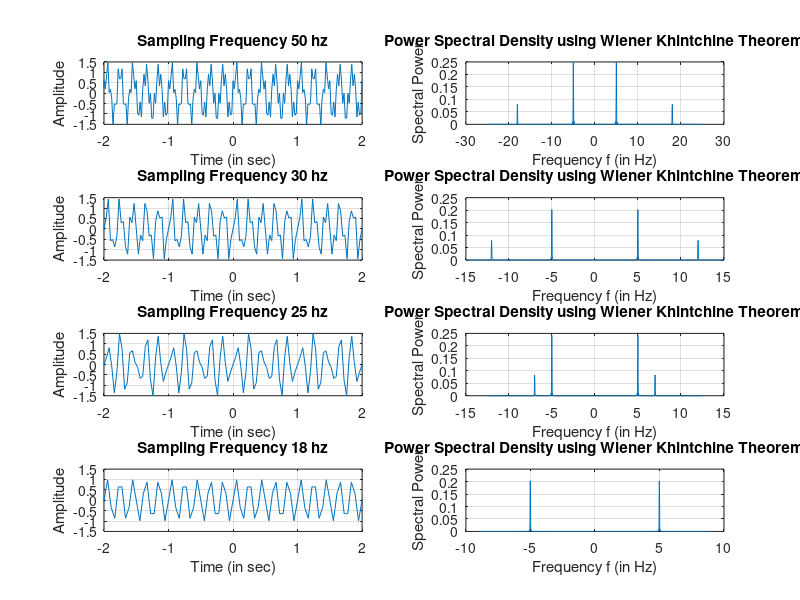

Source code (MATLAB):
clc;
clear all;
close all;

%% Effect of Sampling frequecny on Power Spectral Density when it is less than Nyquist Sampling frequency

% Sampling is done to convert a continous time signal CT (t) to a discreet 
% time signal DT (nT).
% Sampling a continuous time signal leads to a repeated spectrum in
% frequency domain. And the spectrum is repeated every Fs Hz.
% When sampling frequency (Fs) becomes less than the Nyquist sampling
% frequency (Fs < 2*Fmax), the repeated frequency bands (that repeat every Fs Hz)
% in frequency domain will interfere
% with eachother, falsely plotted at frequency spectrum in PSD. This is called aliasing. 
% Such a sampled signal with false frequencies can not provide the 
% original signal on reconstructing the signal by its sampled version due
% to the involvement of additional frequencies.
% The consequence of Aliasing effect 
% is the need of Sampling theorem which prevents it. A minimum Fs
% is decided by it to prevent frequency bands repeating.

% Aliasing effect states that, there is a relationship between sampling frequency
% (Fs), maximum signal frequency (Fmax) and the repeated frequency component
% that appeared in the power spectral density (F), i.e., F = Fs - Fmax
% For example: if Fs = 25 and Fmax = 18, then F = Fs -Fmax = 25 - 18 = 7.

% Conclusion: For sampling a continous time signal, the minimum sampling
% frequency to be used is dictated by Sampling
% theorem and the maximum sampling frequency is dictated by the speed of
% the processor that can be afforded in real time applications. Ideally,
% the higher the sampling frequency the better the reconstruction of 
% original signal from its sampled version.

f1 = 5;
f2 = 18;
N  = 500; % Number of Samples
Fs = 50;
t = ((-N/2):(N/2)-1)/Fs;
y = 1*sin(2*pi*f1*t) + 0.6*cos(2*pi*f2*t); % sine wave
figure('Name','Sinosoidal wave with different sampling frequencies');
subplot(4,2,1);
plot(t,y);
title('Sampling Frequency 50 hz'), xlim([-2 2]), ylim([-1.5 1.5]), xlabel('Time (in sec)'), ylabel('Amplitude')
grid on;

%% Calculating power spectral density using Wiener Khintchine Theorem
[r1,lags1] = xcorr(y,'biased');
Rxxdft1 = abs(fftshift(fft(r1)))/N; % divind by N to normalize
freq1 = -Fs/2:Fs/length(r1):Fs/2-(Fs/length(r1)); % normalized x axis
subplot(4,2,2);
plot(freq1, Rxxdft1);
title({'Power Spectral Density using Wiener Khintchine Theorem'}), xlabel('Frequency f (in Hz)'),ylabel('Spectral Power')
grid on;


%% Changing the sampling frequency to 30
% Repeated frequency will appear at [ samplingFrequency - maximumFrequencyOfFunction] => 30 -18 => 12

Fs = 30; % Sampling Frequency in Hz % Sampling Time(Ts) = 1/Fs = 1/250 = 0.004 sec
t = ((-N/2):(N/2)-1)/Fs; % Time axis from -2 sec to 2 sec or, t = (-500:499)/250 = (-500:1:499)/250 = -2:0.004:1.996
y = 1*sin(2*pi*f1*t) + 0.6*sin(2*pi*f2*t); % sine wave
subplot(4,2,3);
plot(t,y);
title('Sampling Frequency 30 hz'), xlim([-2 2]), ylim([-1.5 1.5]), xlabel('Time (in sec)'), ylabel('Amplitude')
grid on;
[r1,lags1] = xcorr(y,'biased');
Rxxdft1 = abs(fftshift(fft(r1)))/N;
freq1 = -Fs/2:Fs/length(r1):Fs/2-(Fs/length(r1));
subplot(4,2,4);
plot(freq1, Rxxdft1);
title({'Power Spectral Density using Wiener Khintchine Theorem'}), xlabel('Frequency f (in Hz)'),ylabel('Spectral Power')
grid on;

%% Changing the sampling frequency to 25
% Repeated frequency will appear at [ samplingFrequency - maximumFrequencyOfFunction] => 25 -18 => 7
Fs = 25; % Sampling Frequency in Hz % Sampling Time(Ts) = 1/Fs = 1/250 = 0.004 sec
t = ((-N/2):(N/2)-1)/Fs; % Time axis from -2 sec to 2 sec or, t = (-500:499)/250 = (-500:1:499)/250 = -2:0.004:1.996
y = 1*sin(2*pi*f1*t) + 0.6*sin(2*pi*f2*t); % sine wave
subplot(4,2,5);
plot(t,y);
title('Sampling Frequency 25 hz'), xlim([-2 2]), ylim([-1.5 1.5]), xlabel('Time (in sec)'), ylabel('Amplitude')
grid on;
[r1,lags1] = xcorr(y,'biased');
Rxxdft1 = abs(fftshift(fft(r1)))/N;
freq1 = -Fs/2:Fs/length(r1):Fs/2-(Fs/length(r1));
subplot(4,2,6);
plot(freq1, Rxxdft1);
title({'Power Spectral Density using Wiener Khintchine Theorem'}), xlabel('Frequency f (in Hz)'),ylabel('Spectral Power')
grid on;


%% Changing the sampling frequency to 18
% Repeated frequency will appear at [samplingFrequency - maximumFrequencyOfFunction] => 18 -18 => 0
% Only the 5 hz frequency component will appear the 18 Hz component will
% disappear
Fs = 18; % Sampling Frequency in Hz % Sampling Time(Ts) = 1/Fs = 1/250 = 0.004 sec
t = ((-N/2):(N/2)-1)/Fs; % Time axis from -2 sec to 2 sec or, t = (-500:499)/250 = (-500:1:499)/250 = -2:0.004:1.996
y = 1*sin(2*pi*f1*t) + 0.6*sin(2*pi*f2*t); % sine wave
subplot(4,2,7);
plot(t,y);
title('Sampling Frequency 18 hz'), xlim([-2 2]), ylim([-1.5 1.5]), xlabel('Time (in sec)'), ylabel('Amplitude')
grid on;
[r1,lags1] = xcorr(y,'biased');
Rxxdft1 = abs(fftshift(fft(r1)))/N;
freq1 = -Fs/2:Fs/length(r1):Fs/2-(Fs/length(r1));
subplot(4,2,8);
plot(freq1, Rxxdft1);
title({'Power Spectral Density using Wiener Khintchine Theorem'}), xlabel('Frequency f (in Hz)'),ylabel('Spectral Power')
grid on;










